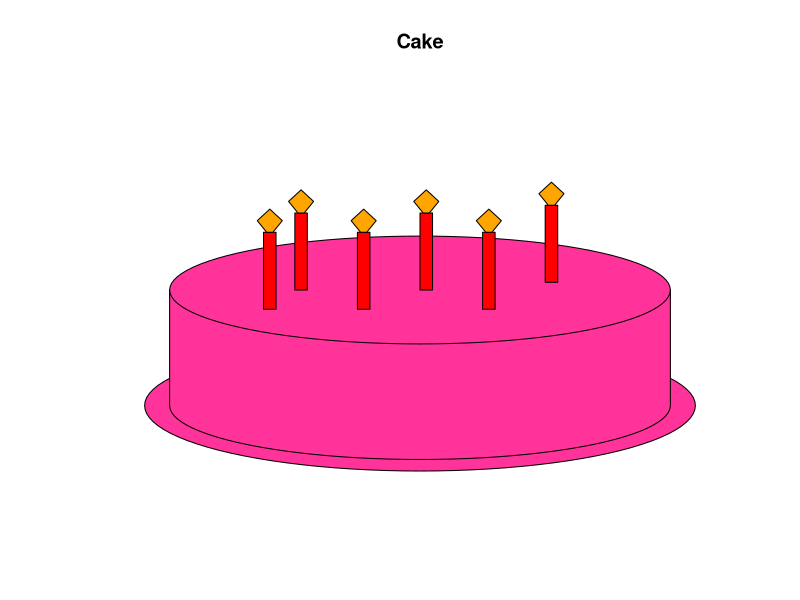

R code for this plot:
##
install.packages("plotrix")
library(plotrix)
candle = function(pos)
{
  x=pos[1]
  y=pos[2]
  rect(x,y,x+.2,y+2,col="red")
  #  polygon(c(x-.2,x+.4,x+.1,x-.2), c(y+2,y+2,y+2.4,y+2),col="orange")
  polygon(c(x+.05,x-.1,x+.1,x+.3,x+.15,x+0.05), c(y+2,y+2.3,y+2.6,y+2.3,y+2,y+2),col="orange")
  
}

cake_colour="#FF3399"
plot(c(0,10), c(0,10),type="n", bty="n",xaxt="n",yaxt="n", main="Cake", xlab="",ylab="")
draw.ellipse(5,2,col=cake_colour,a=4.4,b=1.7,border=1)
draw.ellipse(5,2,col=cake_colour,a=4,b=1.4,border=1)
rect(1,2,9,5,col=cake_colour,border=cake_colour)
lines(c(1,1),c(2,5))
lines(c(9,9),c(2,5))
draw.ellipse(5,5,col=cake_colour,a=4,b=1.4)

candle(c(2.5,4.5))
candle(c(3,5))
candle(c(4,4.5))
candle(c(5,5))
candle(c(6,4.5))
candle(c(7,5.2))
